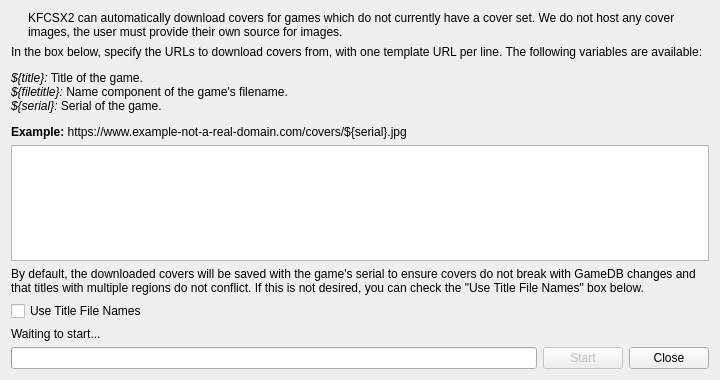
<?xml version="1.0" encoding="UTF-8"?>
<ui version="4.0">
 <class>CoverDownloadDialog</class>
 <widget class="QDialog" name="CoverDownloadDialog">
  <property name="geometry">
   <rect>
    <x>0</x>
    <y>0</y>
    <width>720</width>
    <height>380</height>
   </rect>
  </property>
  <property name="windowTitle">
   <string>Download Covers</string>
  </property>
  <layout class="QVBoxLayout" name="verticalLayout">
   <item>
    <layout class="QHBoxLayout" name="horizontalLayout_2" stretch="0,1">
     <property name="spacing">
      <number>10</number>
     </property>
     <item>
      <widget class="QLabel" name="coverIcon">
       <property name="text">
        <string/>
       </property>
       <property name="pixmap">
        <pixmap resource="resources/resources.qrc">:/icons/black/svg/artboard-2-line.svg</pixmap>
       </property>
       <property name="alignment">
        <set>Qt::AlignmentFlag::AlignLeading|Qt::AlignmentFlag::AlignLeft|Qt::AlignmentFlag::AlignTop</set>
       </property>
      </widget>
     </item>
     <item>
      <widget class="QLabel" name="label">
       <property name="text">
        <string>KFCSX2 can automatically download covers for games which do not currently have a cover set. We do not host any cover images, the user must provide their own source for images.</string>
       </property>
       <property name="wordWrap">
        <bool>true</bool>
       </property>
       <property name="buddy">
        <cstring>label</cstring>
       </property>
       <property name="textInteractionFlags">
        <set>Qt::TextBrowserInteraction</set>
       </property>
      </widget>
     </item>
    </layout>
   </item>
   <item>
    <widget class="QLabel" name="label_3">
     <property name="text">
      <string>&lt;html&gt;&lt;head/&gt;&lt;body&gt;&lt;p&gt;In the box below, specify the URLs to download covers from, with one template URL per line. The following variables are available:&lt;/p&gt;&lt;p&gt;&lt;span style=&quot; font-style:italic;&quot;&gt;${title}:&lt;/span&gt; Title of the game.&lt;br/&gt;&lt;span style=&quot; font-style:italic;&quot;&gt;${filetitle}:&lt;/span&gt; Name component of the game's filename.&lt;br/&gt;&lt;span style=&quot; font-style:italic;&quot;&gt;${serial}:&lt;/span&gt; Serial of the game.&lt;/p&gt;&lt;p&gt;&lt;span style=&quot; font-weight:700;&quot;&gt;Example:&lt;/span&gt; https://www.example-not-a-real-domain.com/covers/${serial}.jpg&lt;/p&gt;&lt;/body&gt;&lt;/html&gt;</string>
     </property>
     <property name="wordWrap">
      <bool>true</bool>
     </property>
     <property name="buddy">
      <cstring>urls</cstring>
     </property>
     <property name="textInteractionFlags">
      <set>Qt::TextBrowserInteraction</set>
     </property>
    </widget>
   </item>
   <item>
    <widget class="QTextEdit" name="urls">
      <property name="acceptRichText">
        <bool>false</bool>
      </property>
    </widget>
   </item>
   <item>
    <widget class="QLabel" name="label_2">
     <property name="text">
      <string>By default, the downloaded covers will be saved with the game's serial to ensure covers do not break with GameDB changes and that titles with multiple regions do not conflict. If this is not desired, you can check the &quot;Use Title File Names&quot; box below.</string>
     </property>
     <property name="wordWrap">
      <bool>true</bool>
     </property>
     <property name="buddy">
      <cstring>useTitleFileNames</cstring>
     </property>
     <property name="textInteractionFlags">
      <set>Qt::TextBrowserInteraction</set>
     </property>
    </widget>
   </item>
   <item>
    <widget class="QCheckBox" name="useTitleFileNames">
     <property name="text">
      <string>Use Title File Names</string>
     </property>
    </widget>
   </item>
   <item>
    <widget class="QLabel" name="status">
     <property name="text">
      <string>Waiting to start...</string>
     </property>
    </widget>
   </item>
   <item>
    <layout class="QHBoxLayout" name="horizontalLayout">
     <item>
      <widget class="QProgressBar" name="progress"/>
     </item>
     <item>
      <widget class="QPushButton" name="start">
       <property name="enabled">
        <bool>false</bool>
       </property>
       <property name="text">
        <string>Start</string>
       </property>
       <property name="default">
        <bool>true</bool>
       </property>
      </widget>
     </item>
     <item>
      <widget class="QPushButton" name="close">
       <property name="text">
        <string>Close</string>
       </property>
      </widget>
     </item>
    </layout>
   </item>
  </layout>
 </widget>
 <tabstops>
  <tabstop>urls</tabstop>
  <tabstop>useTitleFileNames</tabstop>
  <tabstop>start</tabstop>
  <tabstop>close</tabstop>
 </tabstops>
 <resources>
  <include location="resources/resources.qrc"/>
 </resources>
 <connections/>
</ui>
